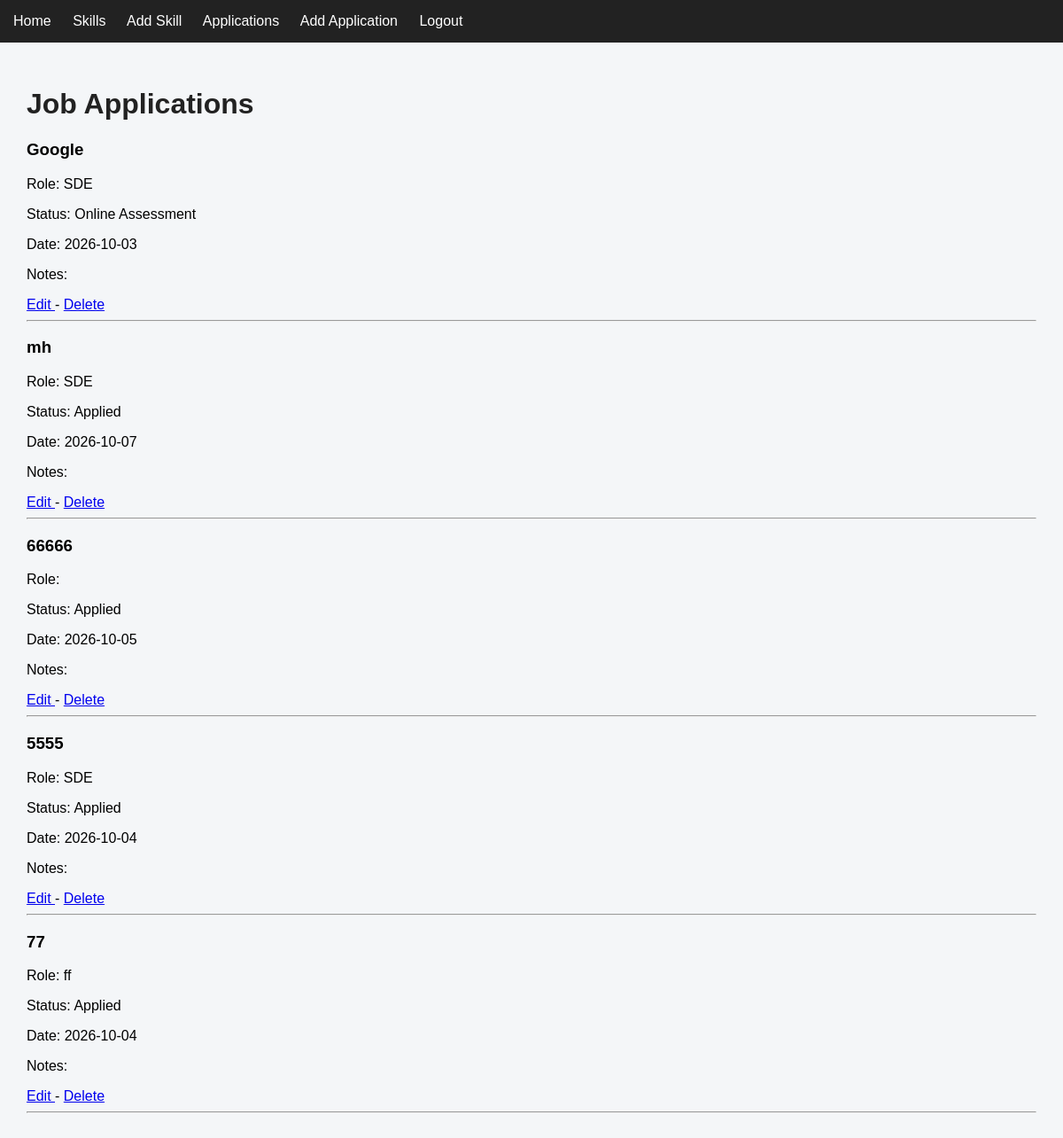
The app's page /applications (signed in) with its own data.
### app.py (models this page shows)
class Application(db.Model):
    id = db.Column(db.Integer, primary_key=True)
    company = db.Column(db.String(100), nullable=False)
    role = db.Column(db.String(100), nullable=False)
    status = db.Column(db.String(50), nullable=False)
    application_date = db.Column(db.Date, nullable=False)
    notes = db.Column(db.Text)
    user_id = db.Column(
        db.Integer,
        db.ForeignKey("user.id"),
        nullable=True
    )

### app.py (the view)
@app.route("/applications")
def applications():
    if "user_id" not in session:
        return redirect(url_for("login"))
    applications = Application.query.filter_by(user_id=session["user_id"]).all()
    return render_template(
        "applications.html",
        applications=applications
    )

### templates/applications.html
{% extends "base.html" %}
{% block content %}
<h1>Job Applications</h1>
{% if applications %}
    {% for application in applications %}
        <div>
            <h3>{{ application.company }}</h3>
            <p>Role: {{ application.role }}</p>
            <p>Status: {{ application.status }}</p>
            <p>Date: {{ application.application_date }}</p>
            <p>Notes: {{ application.notes }}</p>
            <a href="{{ url_for('edit_application', application_id=application.id) }}">
                Edit
            </a>
            -
            <a href="{{ url_for('delete_application', application_id=application.id) }}">
                Delete
            </a>
        </div>
        <hr>
    {% endfor %}
{% else %}
    <p>No job applications found.</p>
{% endif %}
{% endblock %}

### static/css/style.css (style rules this page uses)
body { font-family: Arial, sans-serif; margin:0; background-color: #f4f6f8; }
h1 { color: #222; }

### records on screen
Application: company "Google", role "SDE", status "Online Assessment", application_date "2026-10-03"
Application: company "mh", role "SDE", status "Applied", application_date "2026-10-07"
Application: company "66666", status "Applied", application_date "2026-10-05"
Application: company "5555", role "SDE", status "Applied", application_date "2026-10-04"
Application: company "77", role "ff", status "Applied", application_date "2026-10-04"
